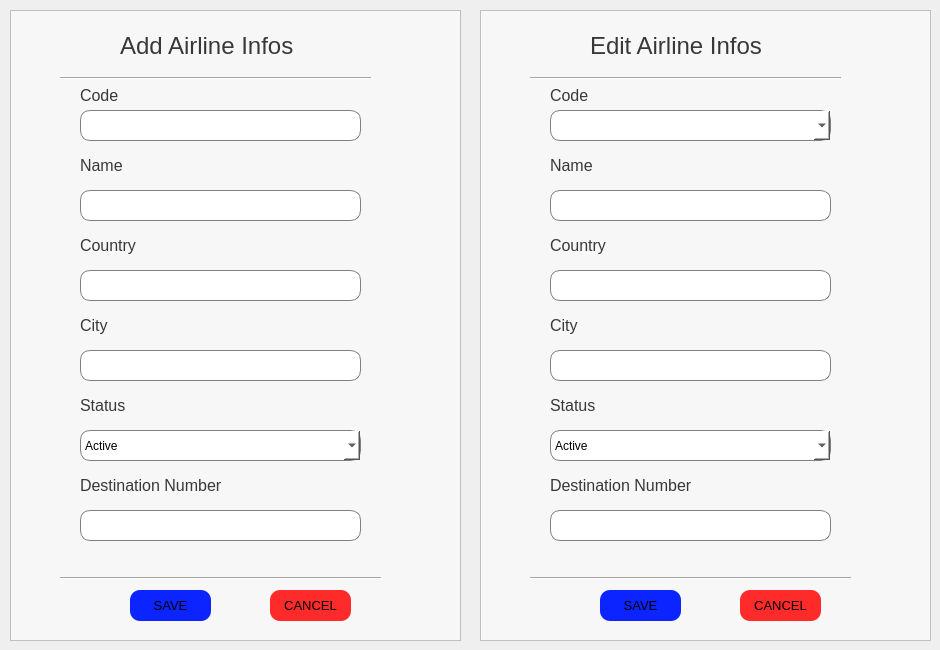
      <widget class="QWidget" name="tab_14">
       <attribute name="title">
        <string>Airline Infos</string>
       </attribute>
       <widget class="QFrame" name="frame_12">
        <property name="geometry">
         <rect>
          <x>10</x>
          <y>10</y>
          <width>451</width>
          <height>631</height>
         </rect>
        </property>
        <property name="styleSheet">
         <string notr="true">background-color: rgb(247, 247, 247);</string>
        </property>
        <property name="frameShape">
         <enum>QFrame::StyledPanel</enum>
        </property>
        <property name="frameShadow">
         <enum>QFrame::Raised</enum>
        </property>
        <widget class="QLabel" name="label_55">
         <property name="geometry">
          <rect>
           <x>110</x>
           <y>20</y>
           <width>211</width>
           <height>31</height>
          </rect>
         </property>
         <property name="font">
          <font>
           <pointsize>18</pointsize>
          </font>
         </property>
         <property name="styleSheet">
          <string notr="true">color: rgb(56, 56, 56);</string>
         </property>
         <property name="text">
          <string>Add Airline Infos</string>
         </property>
        </widget>
        <widget class="Line" name="line_15">
         <property name="geometry">
          <rect>
           <x>50</x>
           <y>60</y>
           <width>311</width>
           <height>16</height>
          </rect>
         </property>
         <property name="orientation">
          <enum>Qt::Horizontal</enum>
         </property>
        </widget>
        <widget class="QLabel" name="label_56">
         <property name="geometry">
          <rect>
           <x>70</x>
           <y>70</y>
           <width>51</width>
           <height>31</height>
          </rect>
         </property>
         <property name="font">
          <font>
           <pointsize>12</pointsize>
          </font>
         </property>
         <property name="styleSheet">
          <string notr="true">color: rgb(56, 56, 56);</string>
         </property>
         <property name="text">
          <string>Code</string>
         </property>
        </widget>
        <widget class="QLineEdit" name="lineEdit_24">
         <property name="geometry">
          <rect>
           <x>70</x>
           <y>100</y>
           <width>281</width>
           <height>31</height>
          </rect>
         </property>
         <property name="styleSheet">
          <string notr="true">border :1px solid grey;
border-radius: 10px;
background-color: rgb(255, 255, 255);</string>
         </property>
         <property name="text">
          <string/>
         </property>
        </widget>
        <widget class="QLineEdit" name="lineEdit_32">
         <property name="geometry">
          <rect>
           <x>70</x>
           <y>180</y>
           <width>281</width>
           <height>31</height>
          </rect>
         </property>
         <property name="styleSheet">
          <string notr="true">border :1px solid grey;
border-radius: 10px;
background-color: rgb(255, 255, 255);</string>
         </property>
         <property name="text">
          <string/>
         </property>
        </widget>
        <widget class="QLabel" name="label_57">
         <property name="geometry">
          <rect>
           <x>70</x>
           <y>140</y>
           <width>51</width>
           <height>31</height>
          </rect>
         </property>
         <property name="font">
          <font>
           <pointsize>12</pointsize>
          </font>
         </property>
         <property name="styleSheet">
          <string notr="true">color: rgb(56, 56, 56);</string>
         </property>
         <property name="text">
          <string>Name</string>
         </property>
        </widget>
        <widget class="QLabel" name="label_58">
         <property name="geometry">
          <rect>
           <x>70</x>
           <y>220</y>
           <width>61</width>
           <height>31</height>
          </rect>
         </property>
         <property name="font">
          <font>
           <pointsize>12</pointsize>
          </font>
         </property>
         <property name="styleSheet">
          <string notr="true">color: rgb(56, 56, 56);</string>
         </property>
         <property name="text">
          <string>Country</string>
         </property>
        </widget>
        <widget class="QLineEdit" name="lineEdit_33">
         <property name="geometry">
          <rect>
           <x>70</x>
           <y>260</y>
           <width>281</width>
           <height>31</height>
          </rect>
         </property>
         <property name="styleSheet">
          <string notr="true">border :1px solid grey;
border-radius: 10px;
background-color: rgb(255, 255, 255);</string>
         </property>
         <property name="text">
          <string/>
         </property>
        </widget>
        <widget class="QLabel" name="label_59">
         <property name="geometry">
          <rect>
           <x>70</x>
           <y>300</y>
           <width>51</width>
           <height>31</height>
          </rect>
         </property>
         <property name="font">
          <font>
           <pointsize>12</pointsize>
          </font>
         </property>
         <property name="styleSheet">
          <string notr="true">color: rgb(56, 56, 56);</string>
         </property>
         <property name="text">
          <string>City</string>
         </property>
        </widget>
        <widget class="QLineEdit" name="lineEdit_34">
         <property name="geometry">
          <rect>
           <x>70</x>
           <y>340</y>
           <width>281</width>
           <height>31</height>
          </rect>
         </property>
         <property name="styleSheet">
          <string notr="true">border :1px solid grey;
border-radius: 10px;
background-color: rgb(255, 255, 255);</string>
         </property>
         <property name="text">
          <string/>
         </property>
        </widget>
        <widget class="QLabel" name="label_60">
         <property name="geometry">
          <rect>
           <x>70</x>
           <y>380</y>
           <width>51</width>
           <height>31</height>
          </rect>
         </property>
         <property name="font">
          <font>
           <pointsize>12</pointsize>
          </font>
         </property>
         <property name="styleSheet">
          <string notr="true">color: rgb(56, 56, 56);</string>
         </property>
         <property name="text">
          <string>Status</string>
         </property>
        </widget>
        <widget class="QComboBox" name="comboBox_14">
         <property name="geometry">
          <rect>
           <x>70</x>
           <y>420</y>
           <width>281</width>
           <height>31</height>
          </rect>
         </property>
         <property name="styleSheet">
          <string notr="true">background-color: rgb(255, 255, 255);
border-radius: 10px;
border :1px solid grey;</string>
         </property>
         <item>
          <property name="text">
           <string>Active</string>
          </property>
         </item>
         <item>
          <property name="text">
           <string>Passive</string>
          </property>
         </item>
        </widget>
        <widget class="QLineEdit" name="lineEdit_36">
         <property name="geometry">
          <rect>
           <x>70</x>
           <y>500</y>
           <width>281</width>
           <height>31</height>
          </rect>
         </property>
         <property name="styleSheet">
          <string notr="true">border :1px solid grey;
border-radius: 10px;
background-color: rgb(255, 255, 255);</string>
         </property>
         <property name="text">
          <string/>
         </property>
        </widget>
        <widget class="QLabel" name="label_73">
         <property name="geometry">
          <rect>
           <x>70</x>
           <y>460</y>
           <width>161</width>
           <height>31</height>
          </rect>
         </property>
         <property name="font">
          <font>
           <pointsize>12</pointsize>
          </font>
         </property>
         <property name="styleSheet">
          <string notr="true">color: rgb(56, 56, 56);</string>
         </property>
         <property name="text">
          <string>Destination Number</string>
         </property>
        </widget>
        <widget class="Line" name="line_16">
         <property name="geometry">
          <rect>
           <x>50</x>
           <y>560</y>
           <width>321</width>
           <height>16</height>
          </rect>
         </property>
         <property name="orientation">
          <enum>Qt::Horizontal</enum>
         </property>
        </widget>
        <widget class="QPushButton" name="pushButton_16">
         <property name="geometry">
          <rect>
           <x>260</x>
           <y>580</y>
           <width>81</width>
           <height>31</height>
          </rect>
         </property>
         <property name="font">
          <font>
           <pointsize>10</pointsize>
          </font>
         </property>
         <property name="styleSheet">
          <string notr="true">background-color: rgb(255, 42, 42);
border-radius: 10px;</string>
         </property>
         <property name="text">
          <string>CANCEL</string>
         </property>
        </widget>
        <widget class="QPushButton" name="pushButton_22">
         <property name="geometry">
          <rect>
           <x>120</x>
           <y>580</y>
           <width>81</width>
           <height>31</height>
          </rect>
         </property>
         <property name="font">
          <font>
           <pointsize>10</pointsize>
          </font>
         </property>
         <property name="styleSheet">
          <string notr="true">background-color: rgb(12, 36, 255);
border-radius: 10px;</string>
         </property>
         <property name="text">
          <string>SAVE</string>
         </property>
        </widget>
       </widget>
       <widget class="QFrame" name="frame_13">
        <property name="geometry">
         <rect>
          <x>480</x>
          <y>10</y>
          <width>451</width>
          <height>631</height>
         </rect>
        </property>
        <property name="styleSheet">
         <string notr="true">background-color: rgb(247, 247, 247);</string>
        </property>
        <property name="frameShape">
         <enum>QFrame::StyledPanel</enum>
        </property>
        <property name="frameShadow">
         <enum>QFrame::Raised</enum>
        </property>
        <widget class="QLabel" name="label_74">
         <property name="geometry">
          <rect>
           <x>110</x>
           <y>20</y>
           <width>211</width>
           <height>31</height>
          </rect>
         </property>
         <property name="font">
          <font>
           <pointsize>18</pointsize>
          </font>
         </property>
         <property name="styleSheet">
          <string notr="true">color: rgb(56, 56, 56);</string>
         </property>
         <property name="text">
          <string>Edit Airline Infos</string>
         </property>
        </widget>
        <widget class="Line" name="line_20">
         <property name="geometry">
          <rect>
           <x>50</x>
           <y>60</y>
           <width>311</width>
           <height>16</height>
          </rect>
         </property>
         <property name="orientation">
          <enum>Qt::Horizontal</enum>
         </property>
        </widget>
        <widget class="QLabel" name="label_84">
         <property name="geometry">
          <rect>
           <x>70</x>
           <y>70</y>
           <width>51</width>
           <height>31</height>
          </rect>
         </property>
         <property name="font">
          <font>
           <pointsize>12</pointsize>
          </font>
         </property>
         <property name="styleSheet">
          <string notr="true">color: rgb(56, 56, 56);</string>
         </property>
         <property name="text">
          <string>Code</string>
         </property>
        </widget>
        <widget class="QLineEdit" name="lineEdit_38">
         <property name="geometry">
          <rect>
           <x>70</x>
           <y>180</y>
           <width>281</width>
           <height>31</height>
          </rect>
         </property>
         <property name="styleSheet">
          <string notr="true">border :1px solid grey;
border-radius: 10px;
background-color: rgb(255, 255, 255);</string>
         </property>
         <property name="text">
          <string/>
         </property>
        </widget>
        <widget class="QLabel" name="label_85">
         <property name="geometry">
          <rect>
           <x>70</x>
           <y>140</y>
           <width>51</width>
           <height>31</height>
          </rect>
         </property>
         <property name="font">
          <font>
           <pointsize>12</pointsize>
          </font>
         </property>
         <property name="styleSheet">
          <string notr="true">color: rgb(56, 56, 56);</string>
         </property>
         <property name="text">
          <string>Name</string>
         </property>
        </widget>
        <widget class="QLabel" name="label_86">
         <property name="geometry">
          <rect>
           <x>70</x>
           <y>220</y>
           <width>61</width>
           <height>31</height>
          </rect>
         </property>
         <property name="font">
          <font>
           <pointsize>12</pointsize>
          </font>
         </property>
         <property name="styleSheet">
          <string notr="true">color: rgb(56, 56, 56);</string>
         </property>
         <property name="text">
          <string>Country</string>
         </property>
        </widget>
        <widget class="QLineEdit" name="lineEdit_45">
         <property name="geometry">
          <rect>
           <x>70</x>
           <y>260</y>
           <width>281</width>
           <height>31</height>
          </rect>
         </property>
         <property name="styleSheet">
          <string notr="true">border :1px solid grey;
border-radius: 10px;
background-color: rgb(255, 255, 255);</string>
         </property>
         <property name="text">
          <string/>
         </property>
        </widget>
        <widget class="QLabel" name="label_87">
         <property name="geometry">
          <rect>
           <x>70</x>
           <y>300</y>
           <width>51</width>
           <height>31</height>
          </rect>
         </property>
         <property name="font">
          <font>
           <pointsize>12</pointsize>
          </font>
         </property>
         <property name="styleSheet">
          <string notr="true">color: rgb(56, 56, 56);</string>
         </property>
         <property name="text">
          <string>City</string>
         </property>
        </widget>
        <widget class="QLineEdit" name="lineEdit_46">
         <property name="geometry">
          <rect>
           <x>70</x>
           <y>340</y>
           <width>281</width>
           <height>31</height>
          </rect>
         </property>
         <property name="styleSheet">
          <string notr="true">border :1px solid grey;
border-radius: 10px;
background-color: rgb(255, 255, 255);</string>
         </property>
         <property name="text">
          <string/>
         </property>
        </widget>
        <widget class="QLabel" name="label_88">
         <property name="geometry">
          <rect>
           <x>70</x>
           <y>380</y>
           <width>51</width>
           <height>31</height>
          </rect>
         </property>
         <property name="font">
          <font>
           <pointsize>12</pointsize>
          </font>
         </property>
         <property name="styleSheet">
          <string notr="true">color: rgb(56, 56, 56);</string>
         </property>
         <property name="text">
          <string>Status</string>
         </property>
        </widget>
        <widget class="QComboBox" name="comboBox_15">
         <property name="geometry">
          <rect>
           <x>70</x>
           <y>420</y>
           <width>281</width>
           <height>31</height>
          </rect>
         </property>
         <property name="styleSheet">
          <string notr="true">background-color: rgb(255, 255, 255);
border-radius: 10px;
border :1px solid grey;</string>
         </property>
         <item>
          <property name="text">
           <string>Active</string>
          </property>
         </item>
         <item>
          <property name="text">
           <string>Passive</string>
          </property>
         </item>
        </widget>
        <widget class="QLineEdit" name="lineEdit_47">
         <property name="geometry">
          <rect>
           <x>70</x>
           <y>500</y>
           <width>281</width>
           <height>31</height>
          </rect>
         </property>
         <property name="styleSheet">
          <string notr="true">border :1px solid grey;
border-radius: 10px;
background-color: rgb(255, 255, 255);</string>
         </property>
         <property name="text">
          <string/>
         </property>
        </widget>
        <widget class="QLabel" name="label_89">
         <property name="geometry">
          <rect>
           <x>70</x>
           <y>460</y>
           <width>151</width>
           <height>31</height>
          </rect>
         </property>
         <property name="font">
          <font>
           <pointsize>12</pointsize>
          </font>
         </property>
         <property name="styleSheet">
          <string notr="true">color: rgb(56, 56, 56);</string>
         </property>
         <property name="text">
          <string>Destination Number</string>
         </property>
        </widget>
        <widget class="Line" name="line_21">
         <property name="geometry">
          <rect>
           <x>50</x>
           <y>560</y>
           <width>321</width>
           <height>16</height>
          </rect>
         </property>
         <property name="orientation">
          <enum>Qt::Horizontal</enum>
         </property>
        </widget>
        <widget class="QPushButton" name="pushButton_23">
         <property name="geometry">
          <rect>
           <x>260</x>
           <y>580</y>
           <width>81</width>
           <height>31</height>
          </rect>
         </property>
         <property name="font">
          <font>
           <pointsize>10</pointsize>
          </font>
         </property>
         <property name="styleSheet">
          <string notr="true">background-color: rgb(255, 42, 42);
border-radius: 10px;</string>
         </property>
         <property name="text">
          <string>CANCEL</string>
         </property>
        </widget>
        <widget class="QPushButton" name="pushButton_24">
         <property name="geometry">
          <rect>
           <x>120</x>
           <y>580</y>
           <width>81</width>
           <height>31</height>
          </rect>
         </property>
         <property name="font">
          <font>
           <pointsize>10</pointsize>
          </font>
         </property>
         <property name="styleSheet">
          <string notr="true">background-color: rgb(12, 36, 255);
border-radius: 10px;</string>
         </property>
         <property name="text">
          <string>SAVE</string>
         </property>
        </widget>
        <widget class="QComboBox" name="comboBox_35">
         <property name="geometry">
          <rect>
           <x>70</x>
           <y>100</y>
           <width>281</width>
           <height>31</height>
          </rect>
         </property>
         <property name="styleSheet">
          <string notr="true">border :1px solid grey;
border-radius: 10px;
background-color: rgb(255, 255, 255);</string>
         </property>
        </widget>
       </widget>
      </widget>
